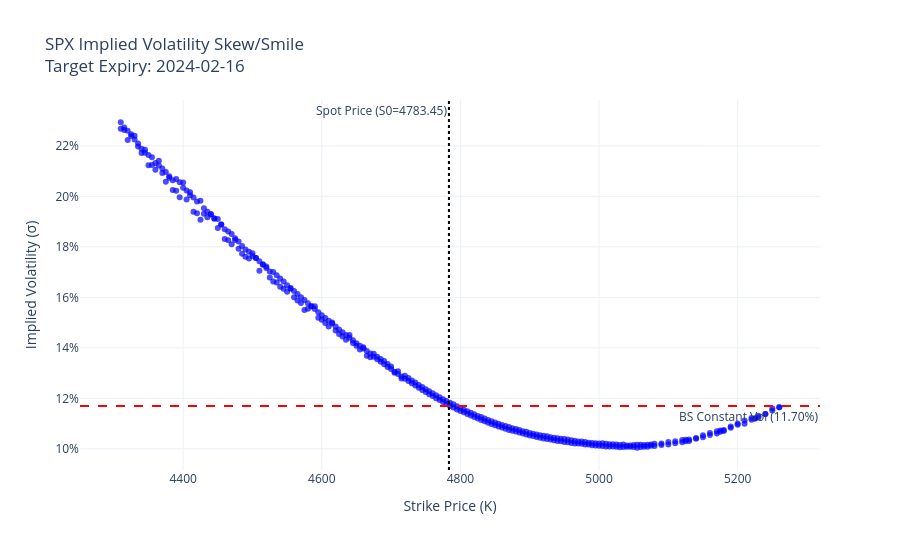

The notebook cell this image was saved under:
### Markdown cell above
We use a Brent root-finding algorithm to back-calculate the market's implied volatility from our observed option prices. The resulting plot proves that the Black-Scholes assumption of constant volatility is empirically false—setting up the necessity for the advanced, volatility-skew-aware models in the subsequent notebooks.

### Code cell
from src.models.option_pricing_math_engine import implied_volatility

# 1. Back-calculate Market IV with a safety filter
valid_strikes = []
valid_ivs = []

for K, price in zip(market_strikes, market_prices):
    try:
        iv = implied_volatility(price, S0, K, T, r, q) 
        
        # Filter out NaNs and absurdly high IVs (> 200%) from stale penny quotes
        if iv is not None and not np.isnan(iv) and iv > 0 and iv < 2.0: 
            valid_strikes.append(K)
            valid_ivs.append(iv)
    except Exception:
        # Ignore strikes that cause the math engine to crash
        continue

# Convert to clean arrays
clean_strikes = np.array(valid_strikes)
clean_ivs = np.array(valid_ivs)

# 2. Calculate the ATM Volatility safely from the CLEAN data
if len(clean_strikes) > 0:
    idx_atm = np.abs(clean_strikes - S0).argmin()
    atm_vol = clean_ivs[idx_atm]
else:
    atm_vol = 0.15 # Fallback if everything fails

# Initialize Figure
fig = go.Figure()

# 1. Add the Market Implied Volatility points using clean data
fig.add_trace(go.Scatter(
    x=clean_strikes,
    y=clean_ivs,
    mode='markers',
    name='Market Implied Volatility',
    marker=dict(color='blue', size=6, opacity=0.7),
    hovertemplate='Strike: %{x}<br>IV: %{y:.2%}<extra></extra>'
))

# 2. Add the Constant BS Assumption (ATM Vol) line 
fig.add_hline(
    y=atm_vol, 
    line_dash="dash", 
    line_color="red",
    annotation_text=f"BS Constant Vol ({atm_vol:.2%})", 
    annotation_position="bottom right"
)

# 3. Add the Spot Price (S0) vertical line 
fig.add_vline(
    x=S0, 
    line_dash="dot", 
    line_color="black",
    annotation_text=f"Spot Price (S0={S0:.2f})", 
    annotation_position="top left"
)

# 4. Final Layout Styling 
fig.update_layout(
    title=f'SPX Implied Volatility Skew/Smile<br>Target Expiry: {TARGET_EXDATE}',
    xaxis_title='Strike Price (K)',
    yaxis_title='Implied Volatility (σ)',
    yaxis=dict(tickformat='.0%'),
    template='plotly_white',
    hovermode='x unified',
    width=900,
    height=550,
    legend=dict(yanchor="top", y=0.99, xanchor="right", x=0.99)
)

fig.show()

### Figure 1 — Plotly figure (JSON) as saved in the notebook; plotly's stock layout.template omitted (floating-point values rounded to 4 significant figures; data arrays with more than 128 entries replaced by an {"elided": "..."} marker saying what was removed)
{"data": [{"hovertemplate": "Strike: %{x}<br>IV: %{y:.2%}<extra></extra>", "marker": {"color": "blue", "opacity": 0.7, "size": 6}, "mode": "markers", "name": "Market Implied Volatility", "type": "scatter", "x": {"elided": "352 float values"}, "y": {"elided": "352 float values"}}], "layout": {"annotations": [{"showarrow": false, "text": "BS Constant Vol (11.70%)", "x": 1, "xanchor": "right", "xref": "x domain", "y": 0.117, "yanchor": "top", "yref": "y"}, {"showarrow": false, "text": "Spot Price (S0=4783.45)", "x": 4783.0, "xanchor": "right", "xref": "x", "y": 1, "yanchor": "top", "yref": "y domain"}], "height": 550, "hovermode": "x unified", "legend": {"x": 0.99, "xanchor": "right", "y": 0.99, "yanchor": "top"}, "shapes": [{"line": {"color": "red", "dash": "dash"}, "type": "line", "x0": 0, "x1": 1, "xref": "x domain", "y0": 0.117, "y1": 0.117, "yref": "y"}, {"line": {"color": "black", "dash": "dot"}, "type": "line", "x0": 4783.0, "x1": 4783.0, "xref": "x", "y0": 0, "y1": 1, "yref": "y domain"}], "title": {"text": "SPX Implied Volatility Skew/Smile<br>Target Expiry: 2024-02-16"}, "width": 900, "xaxis": {"title": {"text": "Strike Price (K)"}}, "yaxis": {"tickformat": ".0%", "title": {"text": "Implied Volatility (σ)"}}}}
